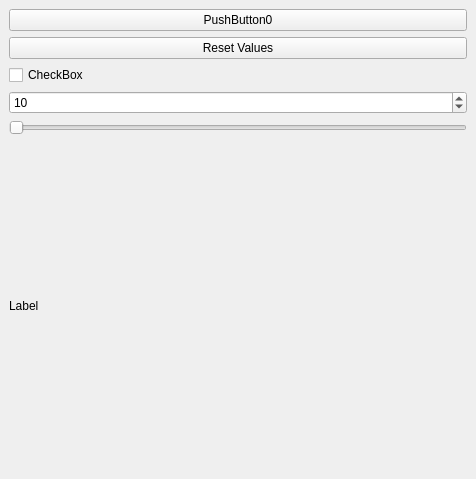
<?xml version="1.0" encoding="UTF-8"?>
<ui version="4.0">
 <class>SamplePlugin</class>
 <widget class="QDockWidget" name="SamplePlugin">
  <property name="geometry">
   <rect>
    <x>0</x>
    <y>0</y>
    <width>476</width>
    <height>479</height>
   </rect>
  </property>
  <property name="windowTitle">
   <string>DockWidget</string>
  </property>
  <widget class="QWidget" name="dockWidgetContents">
   <layout class="QVBoxLayout" name="verticalLayout_2">
    <item>
     <layout class="QVBoxLayout" name="verticalLayout">
      <item>
       <widget class="QPushButton" name="_btn0">
        <property name="text">
         <string>PushButton0</string>
        </property>
       </widget>
      </item>
      <item>
       <widget class="QPushButton" name="_btn1">
        <property name="text">
         <string>Reset Values</string>
        </property>
       </widget>
      </item>
      <item>
       <widget class="QCheckBox" name="_checkBox">
        <property name="text">
         <string>CheckBox</string>
        </property>
       </widget>
      </item>
      <item>
       <widget class="QSpinBox" name="_spinBox">
        <property name="minimum">
         <number>1</number>
        </property>
        <property name="maximum">
         <number>1000</number>
        </property>
        <property name="value">
         <number>10</number>
        </property>
       </widget>
      </item>
      <item>
       <widget class="QSlider" name="_slider">
        <property name="orientation">
         <enum>Qt::Horizontal</enum>
        </property>
       </widget>
      </item>
      <item>
       <widget class="QLabel" name="_label">
        <property name="text">
         <string>Label</string>
        </property>
       </widget>
      </item>
     </layout>
    </item>
   </layout>
  </widget>
 </widget>
 <resources/>
 <connections/>
</ui>
